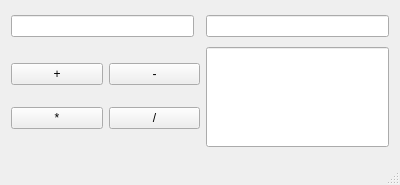
<?xml version="1.0" encoding="UTF-8"?>
<ui version="4.0">
 <class>Janela</class>
 <widget class="QMainWindow" name="Janela">
  <property name="geometry">
   <rect>
    <x>0</x>
    <y>0</y>
    <width>400</width>
    <height>185</height>
   </rect>
  </property>
  <property name="windowTitle">
   <string>Janela</string>
  </property>
  <widget class="QWidget" name="centralWidget">
   <layout class="QGridLayout" name="gridLayout_2">
    <item row="0" column="0">
     <widget class="QLineEdit" name="txt1"/>
    </item>
    <item row="0" column="2">
     <widget class="QLineEdit" name="txt2"/>
    </item>
    <item row="2" column="2">
     <widget class="QLineEdit" name="txtResul">
      <property name="enabled">
       <bool>true</bool>
      </property>
      <property name="minimumSize">
       <size>
        <width>113</width>
        <height>100</height>
       </size>
      </property>
      <property name="font">
       <font>
        <pointsize>15</pointsize>
       </font>
      </property>
     </widget>
    </item>
    <item row="2" column="0" colspan="2">
     <layout class="QGridLayout" name="gridLayout">
      <item row="0" column="0">
       <widget class="QPushButton" name="btnSoma">
        <property name="text">
         <string>+</string>
        </property>
       </widget>
      </item>
      <item row="1" column="0">
       <widget class="QPushButton" name="btnMult">
        <property name="text">
         <string>*</string>
        </property>
       </widget>
      </item>
      <item row="0" column="1">
       <widget class="QPushButton" name="btnSub">
        <property name="text">
         <string>-</string>
        </property>
       </widget>
      </item>
      <item row="1" column="1">
       <widget class="QPushButton" name="btnDiv">
        <property name="text">
         <string>/</string>
        </property>
       </widget>
      </item>
     </layout>
    </item>
   </layout>
  </widget>
  <widget class="QMenuBar" name="menuBar">
   <property name="geometry">
    <rect>
     <x>0</x>
     <y>0</y>
     <width>400</width>
     <height>21</height>
    </rect>
   </property>
  </widget>
  <widget class="QStatusBar" name="statusBar"/>
 </widget>
 <layoutdefault spacing="6" margin="11"/>
 <resources/>
 <connections/>
</ui>
